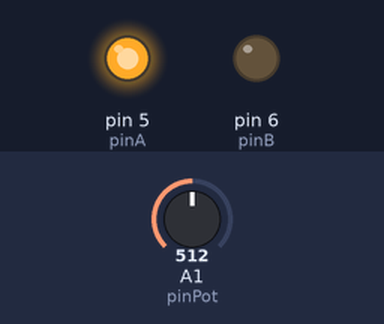
Bench run of a sketch on a simulated Arduino Uno, built with avr-gcc and run on an emulated ATmega328P. Parts: output pins drawn as LEDs (lit = HIGH). The inputs (shaded band) are chosen by the test bench; at power-on: A1 (pinPot) = 512.

Above: at 1.2 s.
1.3 s: A1 (pinPot) set to 494
At 2.5 s:
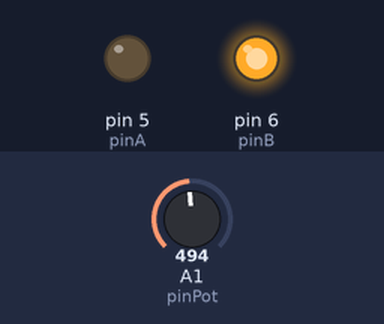
2.8 s: A1 (pinPot) set to 522
At 3.9 s:
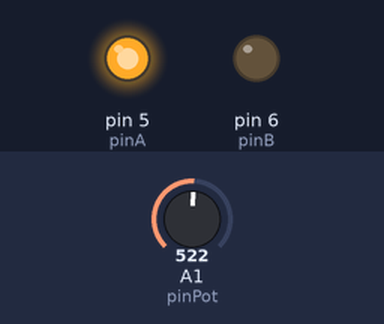
4.3 s: A1 (pinPot) set to 511
At 5.0 s:
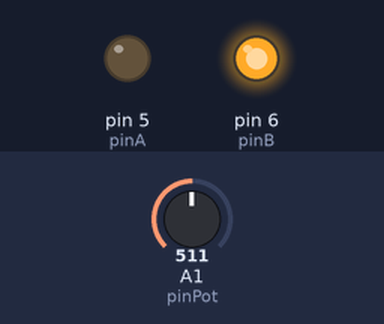
Timing chart, 0 to 7.3 s (numbered marks = the images above; inputs shaded):
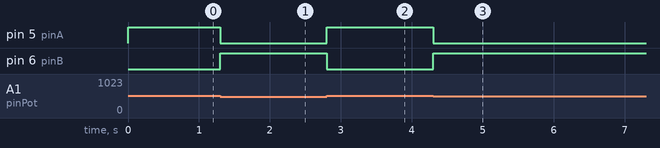

The sketch:

Mart_nAguilera_3_D.ino
```cpp
const int pinPot = 1;
const int pinA = 5;
const int pinB = 6;
long distancia;
long tiempo;

void setup() {
 pinMode(pinA,OUTPUT);
 pinMode(pinB,OUTPUT);

 digitalWrite(pinA, LOW);
 digitalWrite(pinB, LOW);
}

void loop() {
  distancia = analogRead(pinPot);
  if(distancia >= 512) {
 digitalWrite(pinA, HIGH);
 digitalWrite(pinB, LOW);
}else{
 digitalWrite(pinA, LOW);
 digitalWrite(pinB, HIGH);
}
}
```

Measured:
- the behaviour switches between 512 and 511 on A1 (pinPot) (found by bisection; images 0 and 1)
- after the input at 1.3 s, pin 5 (pinA): HIGH → LOW at once; pin 6 (pinB): LOW → HIGH at once
- after the input at 2.8 s, pin 5 (pinA): LOW → HIGH at once; pin 6 (pinB): HIGH → LOW at once
- after the input at 4.3 s, pin 5 (pinA): HIGH → LOW at once; pin 6 (pinB): LOW → HIGH at once
